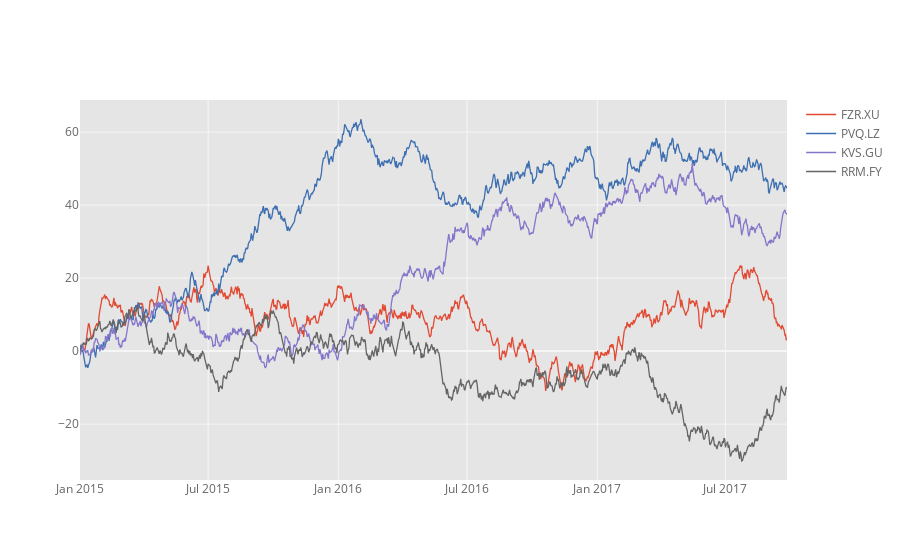

Notebook code cell kept with this figure:
### Code cell
cf.set_config_file(theme='ggplot',sharing='public',offline=True)

# Generating 4 timeseries 
df=cf.datagen.lines(4,1000)
df.iplot()

### Figure 1 — Plotly figure (JSON) as saved in the notebook; plotly's stock layout.template omitted (floating-point values rounded to 4 significant figures; data arrays with more than 128 entries replaced by an {"elided": "..."} marker saying what was removed)
{"data": [{"line": {"color": "rgba(226, 74, 51, 1.0)", "dash": "solid", "shape": "linear", "width": 1.3}, "mode": "lines", "name": "FZR.XU", "text": "", "type": "scatter", "x": {"elided": "1000 str values"}, "y": {"elided": "1000 float values"}}, {"line": {"color": "rgba(62, 111, 176, 1.0)", "dash": "solid", "shape": "linear", "width": 1.3}, "mode": "lines", "name": "PVQ.LZ", "text": "", "type": "scatter", "x": {"elided": "1000 str values"}, "y": {"elided": "1000 float values"}}, {"line": {"color": "rgba(132, 118, 202, 1.0)", "dash": "solid", "shape": "linear", "width": 1.3}, "mode": "lines", "name": "KVS.GU", "text": "", "type": "scatter", "x": {"elided": "1000 str values"}, "y": {"elided": "1000 float values"}}, {"line": {"color": "rgba(101, 101, 101, 1.0)", "dash": "solid", "shape": "linear", "width": 1.3}, "mode": "lines", "name": "RRM.FY", "text": "", "type": "scatter", "x": {"elided": "1000 str values"}, "y": {"elided": "1000 float values"}}], "layout": {"legend": {"bgcolor": "#FFFFFF", "font": {"color": "#666666"}}, "paper_bgcolor": "#FFFFFF", "plot_bgcolor": "#E5E5E5", "title": {"font": {"color": "#151516"}}, "xaxis": {"gridcolor": "#F6F6F6", "showgrid": true, "tickfont": {"color": "#666666"}, "title": {"font": {"color": "#666666"}, "text": ""}, "zerolinecolor": "#F6F6F6"}, "yaxis": {"gridcolor": "#F6F6F6", "showgrid": true, "tickfont": {"color": "#666666"}, "title": {"font": {"color": "#666666"}, "text": ""}, "zerolinecolor": "#F6F6F6"}}}
